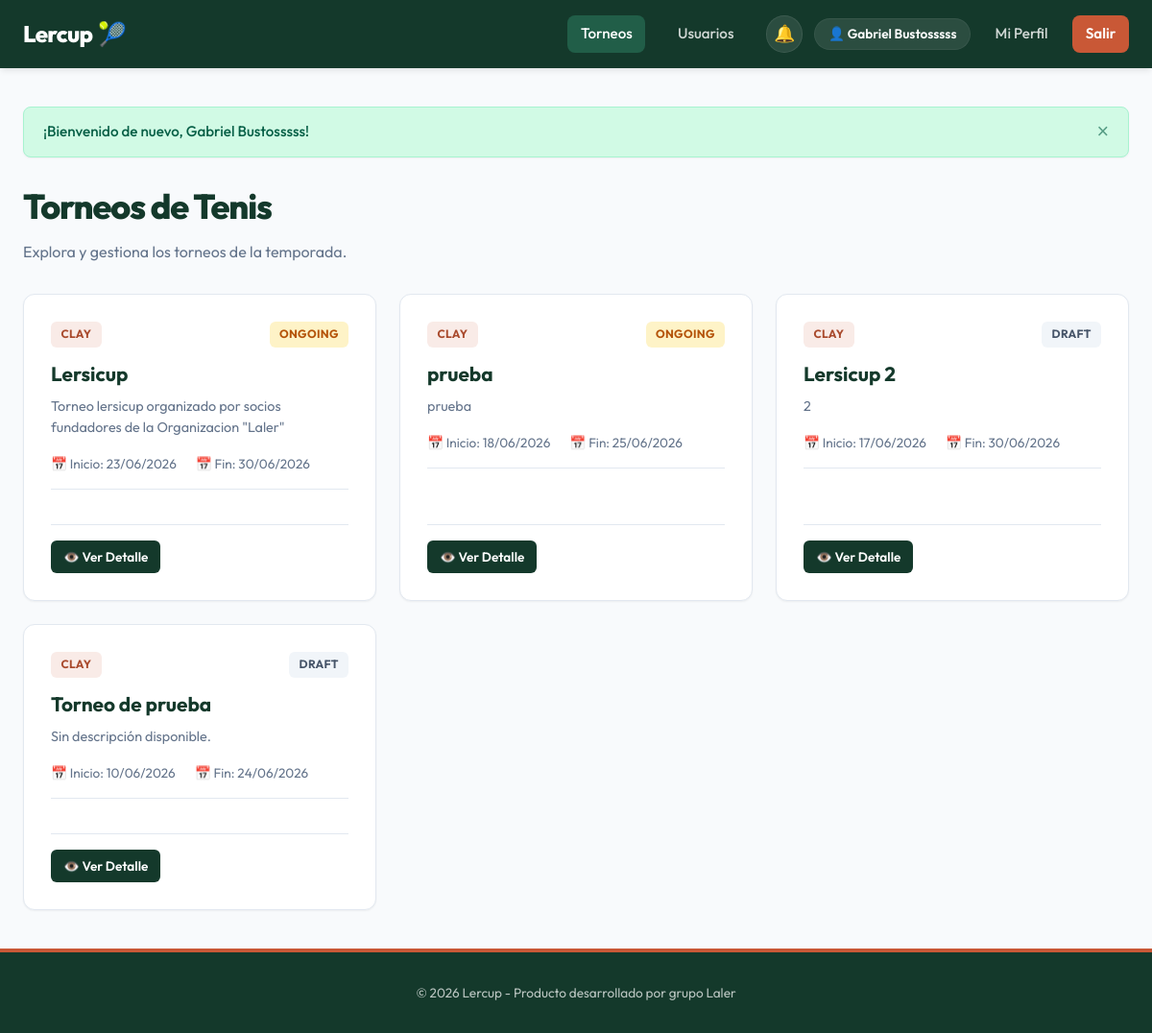
/tournaments (signed in), run on the app's committed database.
### app/models/user.py (models this page shows)
class User(SQLModel, table=True):
    id: Optional[int] = Field(default=None, primary_key=True)
    email: str = Field(index=True, unique=True, nullable=False)
    hashed_password: str = Field(nullable=False)
    full_name: str = Field(nullable=False)
    city: Optional[str] = Field(default=None)
    phone_number: Optional[str] = Field(default=None)
    avatar_url: Optional[str] = Field(default=None)
    is_admin: bool = Field(default=False)
    role: str = Field(default="player") # player, tournament_admin, admin
    created_at: datetime = Field(default_factory=datetime.utcnow)
    profiles: List["PlayerProfile"] = Relationship(
        back_populates="user",
        sa_relationship_kwargs={"cascade": "all, delete-orphan"}
    )
    registrations: List["TournamentRegistration"] = Relationship(
        back_populates="user",
        sa_relationship_kwargs={"cascade": "all, delete-orphan"}
    )
    created_tournaments: List["Tournament"] = Relationship(
        back_populates="creator"
    )

### app/models/tournament.py (models this page shows)
class Tournament(SQLModel, table=True):
    id: Optional[int] = Field(default=None, primary_key=True)
    name: str = Field(nullable=False)
    description: Optional[str] = Field(default=None)
    start_date: datetime = Field(nullable=False)
    end_date: datetime = Field(nullable=False)
    surface: str = Field(default="clay")  # clay, grass, hard, indoor
    status: str = Field(default="draft")  # draft, ongoing, finished
    creator_id: int = Field(foreign_key="user.id", nullable=False)
    format_id: Optional[int] = Field(foreign_key="tournamentformat.id", default=None, nullable=True)
    sport: str = Field(default="tennis", index=True, nullable=False)  # tennis, padel, etc.
    category: str = Field(default="flexible", nullable=False) # flexible, Primera, A, B1, B2, C, D
    created_at: datetime = Field(default_factory=datetime.utcnow)
    creator: "User" = Relationship(back_populates="created_tournaments")
    format: Optional["TournamentFormat"] = Relationship()
    registrations: List["TournamentRegistration"] = Relationship(
        back_populates="tournament",
        sa_relationship_kwargs={"cascade": "all, delete-orphan"}
    )
    matches: List["Match"] = Relationship(
        back_populates="tournament",
        sa_relationship_kwargs={"cascade": "all, delete-orphan"}
    )
    group_rounds: List["GroupRound"] = Relationship(
        back_populates="tournament",
        sa_relationship_kwargs={"cascade": "all, delete-orphan"},
    )

### app/routes/web/tournaments.py (the view)
@router.get("")
def list_tournaments(
    request: Request,
    db: Session = Depends(get_session),
    current_user: User = Depends(get_current_user_or_redirect)
):
    tournaments = TournamentService.get_all_tournaments(db)
    return render_template(request, db, "tournaments/list.html", {
        "tournaments": tournaments,
        "active_page": "tournaments"
    })

### app/templates/tournaments/list.html (shortened to what this page needs)
{% extends "base.html" %}
{% block content %}
<div style="display: flex; justify-content: space-between; align-items: center; margin-bottom: 2rem; flex-wrap: wrap; gap: 1rem;">
    <div>
        <h1>Torneos de Tenis</h1>
        <p style="color: var(--text-muted);">Explora y gestiona los torneos de la temporada.</p>
    </div>
</div>
{% if tournaments %}
    <div class="grid-tournaments">
        {% for t in tournaments %}
            <div class="card" style="display: flex; flex-direction: column; justify-content: space-between;">
                <div>
                    <div style="display: flex; justify-content: space-between; align-items: flex-start; gap: 0.5rem; margin-bottom: 0.75rem;">
                        <span class="badge badge-{{ t.surface }}">{{ t.surface }}</span>
                        <span class="badge badge-{{ t.status }}">{{ t.status }}</span>
                    </div>
                    <h3 class="card-title">{{ t.name }}</h3>
                    <p style="font-size: 0.9rem; color: var(--text-muted); margin-bottom: 1rem;">
                        {{ t.description or 'Sin descripción disponible.' }}
                    </p>
                    <div class="card-meta">
                        <span>📅 Inicio: {{ t.start_date.strftime('%d/%m/%Y') }}</span>
                        <span>📅 Fin: {{ t.end_date.strftime('%d/%m/%Y') }}</span>
                    </div>
                </div>
                <div class="card-actions" style="border-top: 1px solid var(--border-color); padding-top: 1rem; margin-top: 1rem; display: flex; justify-content: space-between; align-items: center;">
                    <a href="/tournaments/detail/{{ t.id }}" class="btn btn-primary btn-sm">👁️ Ver Detalle</a>
                </div>
            </div>
        {% endfor %}
    </div>
{% endif %}
{% endblock %}

### app/templates/base.html (shortened to what this page needs)
<!DOCTYPE html>
<html lang="es">
<head>
    <link rel="stylesheet" href="/static/css/app.css?v={{ static_version }}">
</head>
<body>
    <header>
        <div class="navbar">
            <a href="/" class="nav-brand">
                Lercup<span>🎾</span>
            </a>
            <nav>
                <ul class="nav-menu">
                    <li><a href="/tournaments" class="nav-link {% if active_page == 'tournaments' %}active{% endif %}">Torneos</a></li>
                    <li><a href="/users" class="nav-link {% if active_page == 'users' %}active{% endif %}">Usuarios</a></li>
                    {% if current_user %}
                        <li class="nav-actions-group">
                            <div class="notification-menu">
                                <button type="button" class="notification-bell" aria-label="Notificaciones{% if unread_notification_count > 0 %} ({{ unread_notification_count }} sin leer){% endif %}" aria-expanded="false">
                                    <span class="notification-bell-icon" aria-hidden="true">🔔</span>
                                </button>
                            </div>
                            <div class="user-menu">
                                <span class="user-badge">👤 {{ current_user.full_name }}</span>
                                <a href="/users/profile/{{ current_user.id }}" class="nav-link {% if active_page == 'profile' %}active{% endif %}">Mi Perfil</a>
                                <a href="/auth/logout" class="nav-link nav-btn">Salir</a>
                            </div>
                        </li>
                    {% else %}
                        <li><a href="/auth/login" class="nav-link">Iniciar Sesión</a></li>
                        <li><a href="/auth/register" class="nav-link nav-btn">Registrarse</a></li>
                    {% endif %}
                </ul>
            </nav>
        </div>
    </header>
    <main>
        {% if messages %}
            <div class="alerts-container">
                {% for msg in messages %}
                    <div class="alert alert-{{ msg.type }}">
                        <span>{{ msg.text }}</span>
                        <button class="close-btn">&times;</button>
                    </div>
                {% endfor %}
            </div>
        {% endif %}
        {% block content %}
        {% endblock %}
    </main>
    <footer>
        <p>&copy; 2026 Lercup - Producto desarrollado por grupo Laler</p>
    </footer>
</body>
</html>

### data on the page
User: full_name "Gabriel Bustosssss"
Tournament: surface "CLAY", status "ONGOING", name "Lersicup", description "Torneo lersicup organizado por socios fundadores de la Organizacion \"Laler\"", start_date "23/06/2026", end_date "30/06/2026"
Tournament: surface "CLAY", status "ONGOING", name "prueba", description "prueba", start_date "18/06/2026", end_date "25/06/2026"
Tournament: surface "CLAY", status "DRAFT", name "Lersicup 2", description "2", start_date "17/06/2026", end_date "30/06/2026"
Tournament: surface "CLAY", status "DRAFT", name "Torneo de prueba", description "Sin descripción disponible.", start_date "10/06/2026", end_date "24/06/2026"

### other printed values
{{ msg.text }} "¡Bienvenido de nuevo, Gabriel Bustosssss!"
